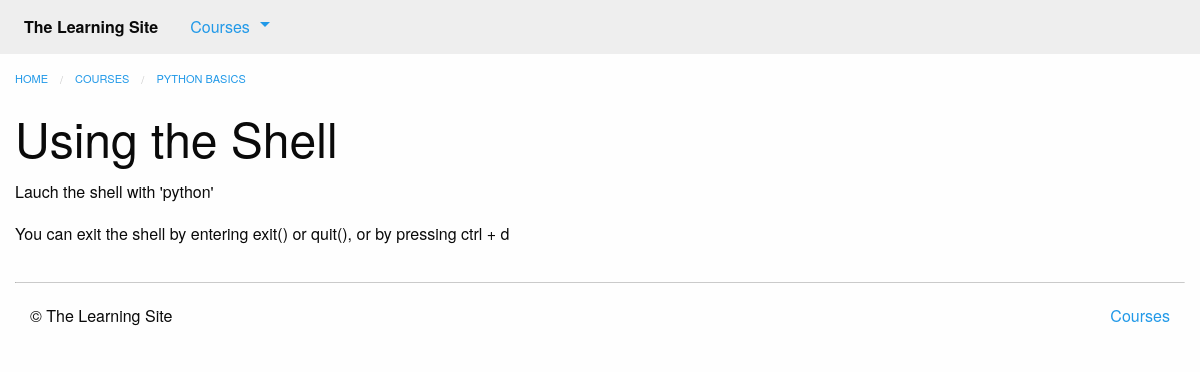
Page /courses/1/t2/ on the committed database.
### courses/models.py (models this page shows, shortened)
class Step(models.Model):
    title = models.CharField(max_length=255)
    description = models.TextField()
    order = models.IntegerField(default=0)
    course = models.ForeignKey(Course, on_delete=models.DO_NOTHING)
    class Meta:
        abstract = True
        ordering = ['order', ]

class Text(Step):
    content = models.TextField(blank=True, default='')

class Course(models.Model):
    created_at = models.DateTimeField(auto_now_add=True)
    title = models.CharField(max_length=255)
    description = models.TextField()

### courses/views.py (the view)
# urls.py: path('<int:course_pk>/t<int:step_pk>/', views.text_detail, name='text'),
def text_detail(request, course_pk, step_pk):
    step = get_object_or_404(models.Text, course_id=course_pk, pk=step_pk)
    return render(request, 'courses/text_detail.html', {'step': step})

### courses/templatetags/course_extras.py (called while the page is built)
@register.inclusion_tag('courses/course_nav.html')
def nav_courses_list():
    courses = Course.objects.all()[:5]
    return {'courses': courses}

@register.filter('markdown_to_html')
def markdown_to_html(markdown_text):
    html_body = markdown2.markdown(markdown_text)
    return mark_safe(html_body)

### courses/templates/courses/text_detail.html (shortened to what this page needs)
{% extends "courses/layout.html" %}
{% load course_extras %}
{% block breadcrumbs %}
    <li><a href="{% url 'courses:detail' pk=step.course.pk %}">{{ step.course.title }}</a></li>
{% endblock %}
{% block content %}
    <div class="row columns">
        <article>
            {{ block.super }}
            <h1>{{ step.title }}</h1>
            {{ step.content|markdown_to_html }}
        </article>
    </div>
{% endblock %}

### rows in the picture
Text: course "PYTHON BASICS", title "Using the Shell", content "Lauch the shell with 'python' You can exit the shell by entering exit() or quit(), or by pressing ctrl + d"
